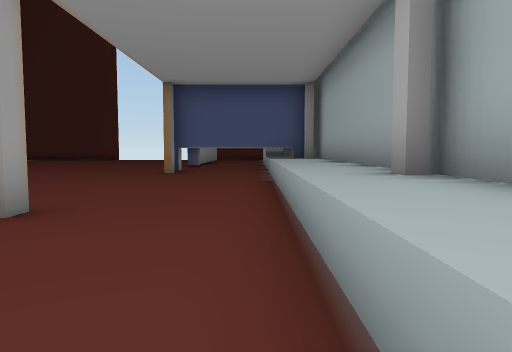
[1] (above)

18 first-person views from a walk through a Unity game level. The camera is 1.3 m above the floor, tilts 4° down and sees 70° across. The floor is counted in squares, 2 m on a side. Each view is taken from the middle of a square. On the plan, view 1 faces up. The plan holds only what a view shows up to about 11 squares ahead; the rest is blank. The place goes on beyond the plan. Some surface patterns are stand-ins.

[2]
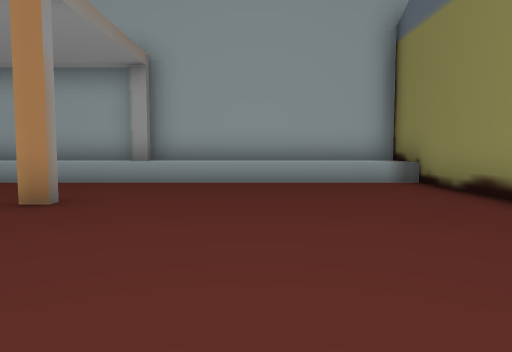

[3]
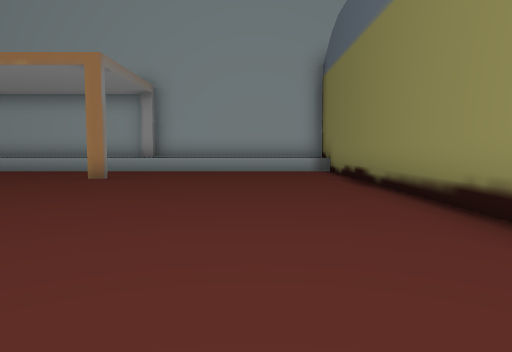

[4]
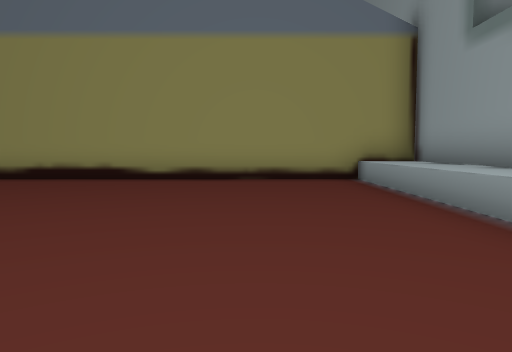

[5]
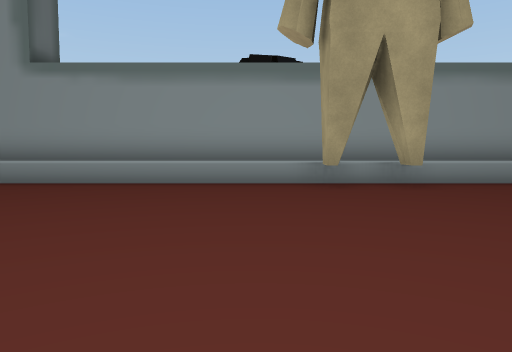

[6]
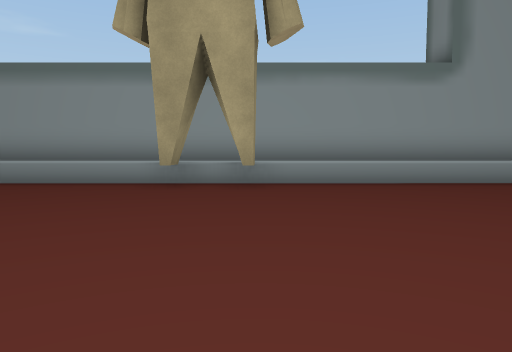

[7]
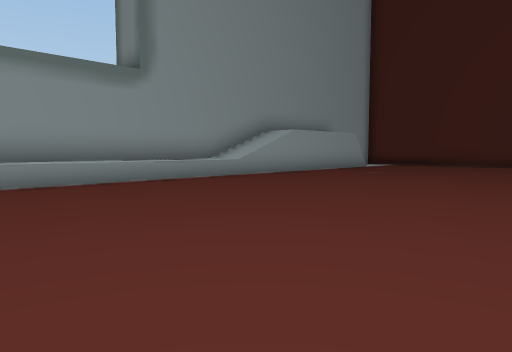

[8]
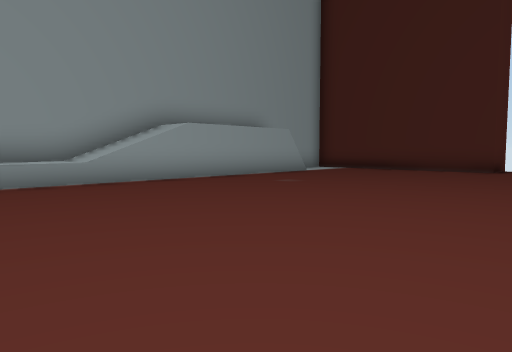

[9]
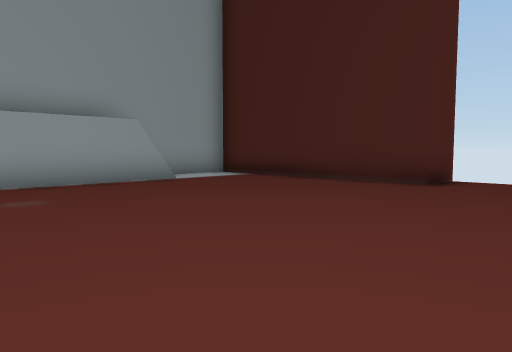

[10]
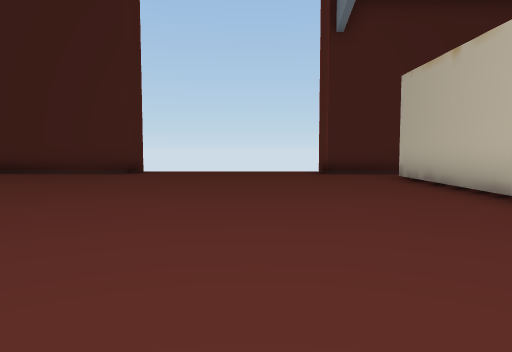

[11]
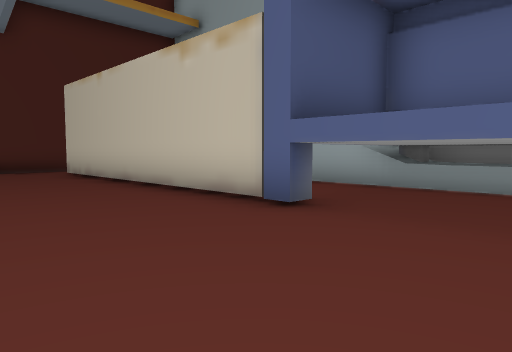

[12]
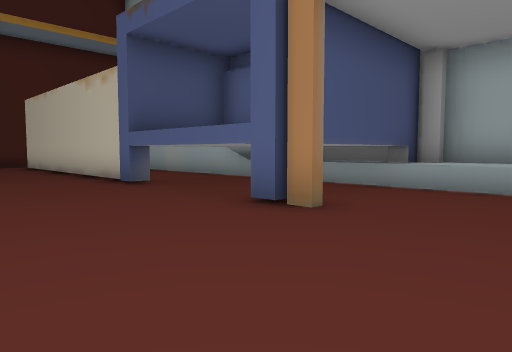

[13]
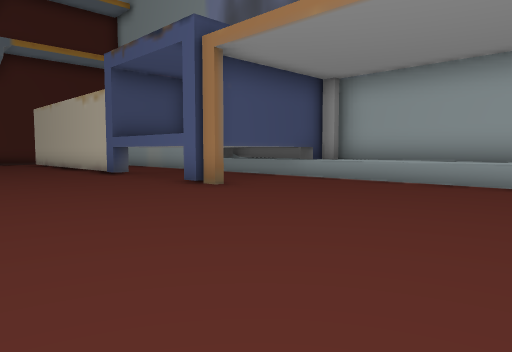

[14]
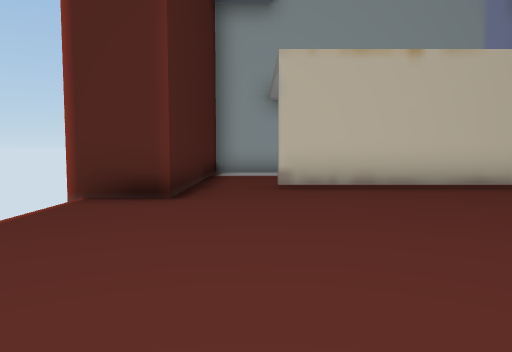

[15]
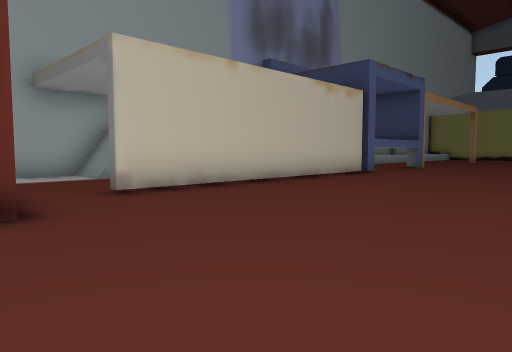

[16]
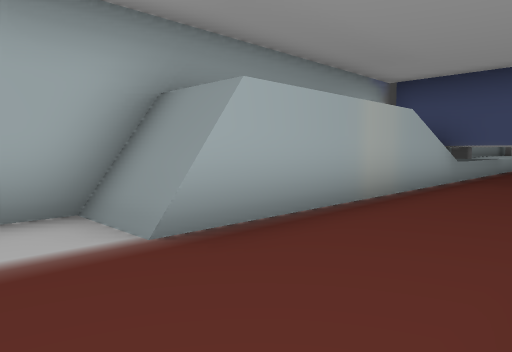

[17]
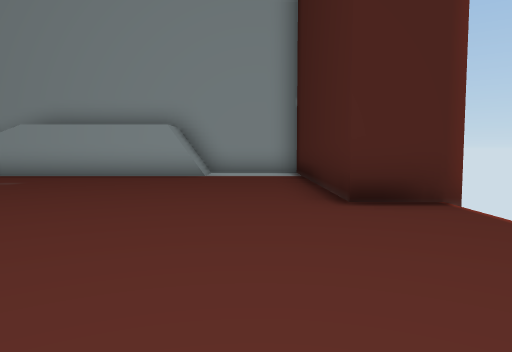

[18]
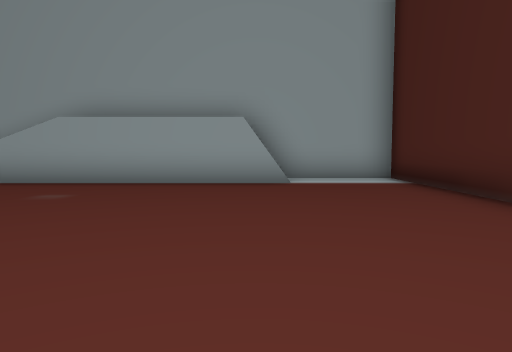

### Floor plan
Key: @ floor where view 1 was taken; # wall or solid block; . floor; = window, fence, low wall or low ledge; ^ raised ledge.
Columns run from 16 left of view 1 to 2 right of it. Each row starts with its distance up from view 1.
 26       #     #
 25       #.....#
 24 #######.....#######
 23 #.................#
 22 #.............#...#
 21 ##............#..##
 20  #............#..#
 19  #............#..#
 18  #............#..#
 17  #............#..#
 16 ^^............#..#
 15 ^^............####^
 14 ^^............###^^
 13 ^^............###^^
 12 ^^............###^^
 11 ^^............####^
 10 ^^...............^^
  9 ^^...............^^
  8 ^^#..............^^
  7 ^^...............^^
  6 ^^=..............^^
  5 ^^...............^^
  4 ^^....... ....#..^^
  3 ^^...............^^
  2 ^^...............^^
  1 ^^...............^^
  0 ^^..............@^^
 -1 ^^...............^^
 -2 ^^...............^^
 -3   ###############

Positions as (right, up) in squares from view 1, and headings:
1: (0, 0), facing up
2: (-7, 1), facing right
3: (-11, 0), facing right
4: (-12, 6), facing down
5: (-7, 5), facing left
6: (-7, 8), facing left
7: (-7, 8), facing up-left
8: (-7, 12), facing up-left
9: (-7, 17), facing up-left
10: (-6, 14), facing up
11: (-6, 12), facing up-right
12: (-6, 8), facing up-right
13: (-7, 5), facing up-right
14: (-9, 23), facing right
15: (-8, 25), facing down-right
16: (-2, 23), facing down-right
17: (-5, 23), facing left
18: (-7, 21), facing left
